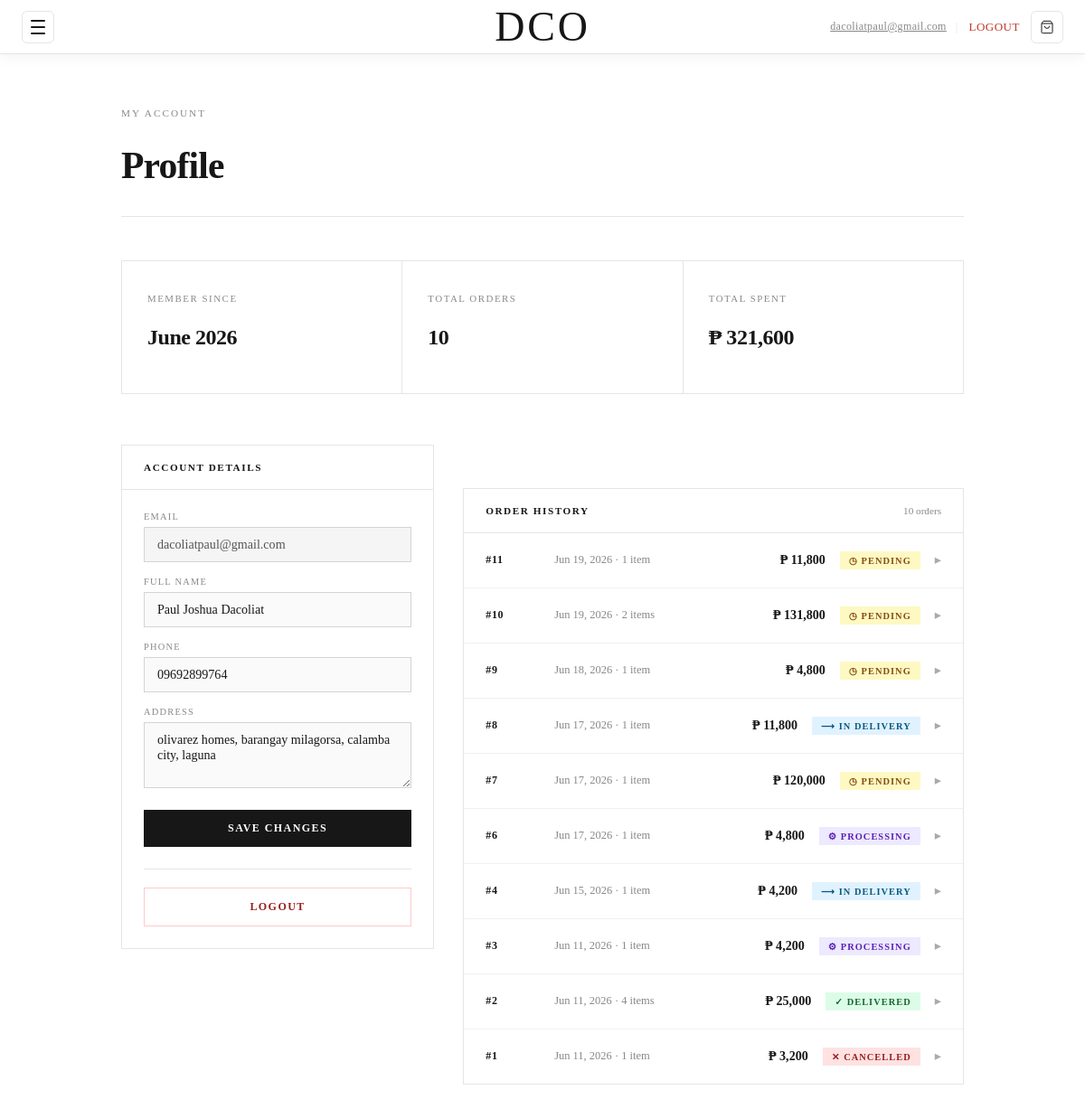
The app's page /profile.php (signed in) with its own data.
### tables this page shows
CREATE TABLE `users` (
  `id` int(10) UNSIGNED NOT NULL,
  `email` varchar(255) NOT NULL,
  `full_name` varchar(120) DEFAULT NULL,
  `phone` varchar(30) DEFAULT NULL,
  `address` text DEFAULT NULL,
  `password_hash` varchar(255) NOT NULL,
  `created_at` datetime NOT NULL DEFAULT current_timestamp()
);

CREATE TABLE `orders` (
  `id` int(10) UNSIGNED NOT NULL,
  `user_id` int(10) UNSIGNED NOT NULL,
  `total_amount` decimal(10,2) NOT NULL,
  `status` enum('pending','confirmed','processing','shipped','delivered','cancelled') NOT NULL DEFAULT 'pending',
  `shipping_address` text DEFAULT NULL,
  `payment_method` varchar(30) DEFAULT NULL,
  `created_at` timestamp NOT NULL DEFAULT current_timestamp()
);

### profile.php (the view, shortened to what this page needs)
<?php
require_once 'config/app.php';
include 'includes/nav.php';
$userId = (int) $_SESSION['user_id'];
$errors  = [];
try {
    $stmt = $pdo->prepare('SELECT id, email, full_name, phone, address, created_at FROM users WHERE id = ?');
    $stmt->execute([$userId]);
    $user = $stmt->fetch();
} catch (PDOException $e) {
    $user = ['id' => $userId, 'email' => $_SESSION['email'] ?? '', 'full_name' => '', 'phone' => '', 'address' => '', 'created_at' => null];
}
try {
    $stmt = $pdo->prepare('
        SELECT o.id, o.total_amount, o.status, o.created_at,
               o.shipping_address, o.payment_method,
               COUNT(oi.id) AS item_count
        FROM   orders o
        LEFT   JOIN order_items oi ON oi.order_id = o.id
        WHERE  o.user_id = ?
        GROUP  BY o.id
        ORDER  BY o.created_at DESC
    ');
    $stmt->execute([$userId]);
    $orders = $stmt->fetchAll();
} catch (PDOException $e) {
    $orders = [];
    $errors[] = 'Could not load orders.';
}
function statusMeta($status) {
    $map = [
        'pending'    => ['label' => 'Pending',     'class' => 'status-pending',    'icon' => '◷'],
        'confirmed'  => ['label' => 'Confirmed',   'class' => 'status-confirmed',  'icon' => '✓'],
        'processing' => ['label' => 'Processing',  'class' => 'status-processing', 'icon' => '⚙'],
        'shipped'    => ['label' => 'In Delivery', 'class' => 'status-shipped',    'icon' => '⟶'],
        'delivered'  => ['label' => 'Delivered',   'class' => 'status-delivered',  'icon' => '✓'],
        'cancelled'  => ['label' => 'Cancelled',   'class' => 'status-cancelled',  'icon' => '✕'],
    ];
    return $map[$status] ?? ['label' => ucfirst($status), 'class' => 'status-pending', 'icon' => '·'];
}
$memberSince = $user['created_at'] ? date('F Y', strtotime($user['created_at'])) : 'N/A';
$totalOrders = count($orders);
$totalSpent  = array_sum(array_column($orders, 'total_amount'));
?>
<!DOCTYPE html>
<html lang="en">
<head>
    <link rel="stylesheet" type="text/css" href="css/style.css">
</head>
<body>
<div class="topbar-spacer"></div>
<div class="profile-wrapper">
    <div class="profile-header">
        <p class="profile-eyebrow">My Account</p>
        <h1 class="profile-title">Profile</h1>
    </div>
    <div class="stats-bar">
        <div class="stat-cell">
            <p class="stat-label">Member Since</p>
            <p class="stat-value"><?php echo $memberSince; ?></p>
        </div>
        <div class="stat-cell">
            <p class="stat-label">Total Orders</p>
            <p class="stat-value"><?php echo $totalOrders; ?></p>
        </div>
        <div class="stat-cell">
            <p class="stat-label">Total Spent</p>
            <p class="stat-value">&#8369; <?php echo number_format($totalSpent); ?></p>
        </div>
    </div>
    <div class="profile-grid">
        <div>
            <div class="panel">
                <div class="panel-head">
                    <span class="panel-title">Account Details</span>
                </div>
                <div class="panel-body">
                    <form method="POST" action="profile.php">
                        <div class="field-group">
                            <label>Email</label>
                            <input type="email" value="<?php echo htmlspecialchars($user['email'] ?? ''); ?>" readonly>
                        </div>
                        <div class="field-group">
                            <label>Full Name</label>
                            <input type="text" name="full_name" placeholder="Your name"
                                value="<?php echo htmlspecialchars($user['full_name'] ?? ''); ?>">
                        </div>
                        <div class="field-group">
                            <label>Phone</label>
                            <input type="text" name="phone" placeholder="+63 9XX XXX XXXX"
                                value="<?php echo htmlspecialchars($user['phone'] ?? ''); ?>">
                        </div>
                        <div class="field-group">
                            <label>Address</label>
                            <textarea name="address" rows="3" placeholder="House/Unit No., Street, Barangay, City, Province"><?php echo htmlspecialchars($user['address'] ?? ''); ?></textarea>
                        </div>
                        <button type="submit" name="update_profile" class="btn-save">Save Changes</button>
                    </form>
                    <div class="logout-row">
                        <a class="btn-logout" href="logout.php">Logout</a>
                    </div>
                </div>
            </div>
        </div>
        <div>
            <div class="panel orders-section">
                <div class="panel-head">
                    <span class="panel-title">Order History</span>
                    <span style="font-size:.7rem;color:#888;"><?php echo $totalOrders; ?> order<?php echo $totalOrders !== 1 ? 's' : ''; ?></span>
                </div>
                <?php if (empty($orders)): ?>
                    <div class="empty-orders">
                        <p>No orders yet.</p>
                        <a href="products.php">Browse Products</a>
                    </div>
                <?php else: ?>
                <?php
                foreach ($orders as $order):
                    $meta     = statusMeta($order['status']);
                    $date     = date('M d, Y', strtotime($order['created_at']));
                ?>
                <div class="order-row" id="order-row-<?php echo $order['id']; ?>">
                    <div class="order-summary-row" onclick="toggleOrder(<?php echo $order['id']; ?>)">
                        <span class="order-num">#<?php echo $order['id']; ?></span>
                        <span class="order-date"><?php echo $date; ?> &middot; <?php echo $order['item_count']; ?> item<?php echo $order['item_count'] != 1 ? 's' : ''; ?></span>
                        <span class="order-amount">&#8369; <?php echo number_format($order['total_amount']); ?></span>
                        <span class="status-badge <?php echo $meta['class']; ?>"><?php echo $meta['icon']; ?> <?php echo $meta['label']; ?></span>
                        <span class="order-chevron">&#9656;</span>
                    </div>
                </div>
                <?php endforeach; ?>
                <?php endif; ?>
            </div>
        </div>
    </div>
</div>
</body>
</html>

### includes/nav.php (shortened to what this page needs)
<?php
$loggedIn   = !empty($_SESSION['user_id']);
$userEmail  = $loggedIn ? htmlspecialchars($_SESSION['email'] ?? '') : '';
?>
<header class="topbar nav-visible" id="topbar">
    <div id="topbar-left">
        <button class="hamburger" id="hamburger" aria-label="Open menu">
            <span></span><span></span><span></span>
        </button>
    </div>
    <div id="topbar-center">
        <a class="topbar-logo" href="index.php">DCO</a>
    </div>
    <div id="topbar-right">
        <?php if ($loggedIn): ?>
            <a class="topbar-user-email" href="profile.php"><?= $userEmail ?></a>
            <span class="auth-sep">|</span>
            <a class="auth-link logout-link" href="logout.php">Logout</a>
        <?php else: ?>
            <a class="auth-link" href="login.php">Login</a>
            <span class="auth-sep">|</span>
            <a class="auth-link" href="register.php">Register</a>
        <?php endif; ?>
        <button id="topbar-cart-btn" aria-label="Open cart">
            <svg viewBox="0 0 24 24" fill="none" stroke="currentColor" stroke-width="1.5">
                <path d="M6 2 3 6v14a2 2 0 0 0 2 2h14a2 2 0 0 0 2-2V6l-3-4z"/>
                <line x1="3" y1="6" x2="21" y2="6"/>
                <path d="M16 10a4 4 0 0 1-8 0"/>
            </svg>
        </button>
    </div>
</header>

### css/style.css (style rules this page uses)
body { background-color: #ffffff; margin: 0; overflow-x: hidden; }
*, *::before, *::after { box-sizing: border-box; }
img, svg { max-width: 100%; height: auto; }
.topbar { position: fixed; top: 0; left: 0; right: 0; height: 60px; background: #ffffff; border-bottom: 1px solid #e5e5e5; display: flex; align-items: center; justify-content: space-between; padding: 0 24px; z-index: 900; transition: transform 0.35s ease, opacity 0.35s ease, box-shadow 0.35s ease; }
.topbar.nav-visible { transform: translateY(0); opacity: 1; pointer-events: all; box-shadow: 0 2px 16px rgba(0,0,0,0.06); }
.topbar-spacer { height: 60px; }
#topbar-left { display: flex; align-items: center; gap: 16px; }
#topbar-center { position: absolute; left: 50%; transform: translateX(-50%); }
#topbar-right { display: flex; align-items: center; gap: 10px; margin-left: auto; }
.topbar-logo { font-size: 46px; letter-spacing: 0.06em; color: #171717; text-decoration: none; line-height: 1; user-select: none; }
.auth-link { font-size: 13px; font-weight: 500; letter-spacing: 0.04em; color: #202020; text-decoration: none; text-transform: uppercase; padding: 4px 2px; transition: color 0.2s; }
.auth-sep { color: #e5e5e5; font-size: 13px; user-select: none; }
#topbar-cart-btn { position: relative; display: flex; align-items: center; justify-content: center; width: 36px; height: 36px; background: none; border: 1px solid #e5e5e5; border-radius: 6px; cursor: pointer; color: #171717; transition: border-color 0.2s, background 0.2s; text-decoration: none; }
#topbar-cart-btn svg { width: 16px; height: 16px; }
.hamburger { width: 36px; height: 36px; background: none; border: 1px solid #e5e5e5; border-radius: 6px; cursor: pointer; display: flex; flex-direction: column; align-items: center; justify-content: center; gap: 5px; padding: 0; transition: opacity 0.2s, transform 0.2s; }
.hamburger span { display: block; width: 16px; height: 2px; background: #171717; border-radius: 2px; }
.topbar-user-email { font-size: 12px; font-weight: 500; letter-spacing: 0.03em; color: #888; max-width: 160px; overflow: hidden; text-overflow: ellipsis; white-space: nowrap; }
.logout-link { color: #c0392b !important; }

### records on screen
users: created_at "June 2026", email "dacoliatpaul@gmail.com", full_name "Paul Joshua Dacoliat", phone "09692899764", address "olivarez homes, barangay milagorsa, calamba city, laguna"
orders: id "11", created_at "Jun 19, 2026", item_count "1", total_amount "11,800", status "◷", status "PENDING"
orders: id "10", created_at "Jun 19, 2026", item_count "2", shows "s", total_amount "131,800", status "◷", status "PENDING"
orders: id "9", created_at "Jun 18, 2026", item_count "1", total_amount "4,800", status "◷", status "PENDING"
orders: id "8", created_at "Jun 17, 2026", item_count "1", total_amount "11,800", status "⟶", status "IN DELIVERY"
orders: id "7", created_at "Jun 17, 2026", item_count "1", total_amount "120,000", status "◷", status "PENDING"
orders: id "6", created_at "Jun 17, 2026", item_count "1", total_amount "4,800", status "⚙", status "PROCESSING"
orders: id "4", created_at "Jun 15, 2026", item_count "1", total_amount "4,200", status "⟶", status "IN DELIVERY"
orders: id "3", created_at "Jun 11, 2026", item_count "1", total_amount "4,200", status "⚙", status "PROCESSING"
orders: id "2", created_at "Jun 11, 2026", item_count "4", shows "s", total_amount "25,000", status "✓", status "DELIVERED"
orders: id "1", created_at "Jun 11, 2026", item_count "1", total_amount "3,200", status "✕", status "CANCELLED"

### other values on screen
$userEmail "dacoliatpaul@gmail.com"
$totalOrders "10"
$totalSpent "321,600"
